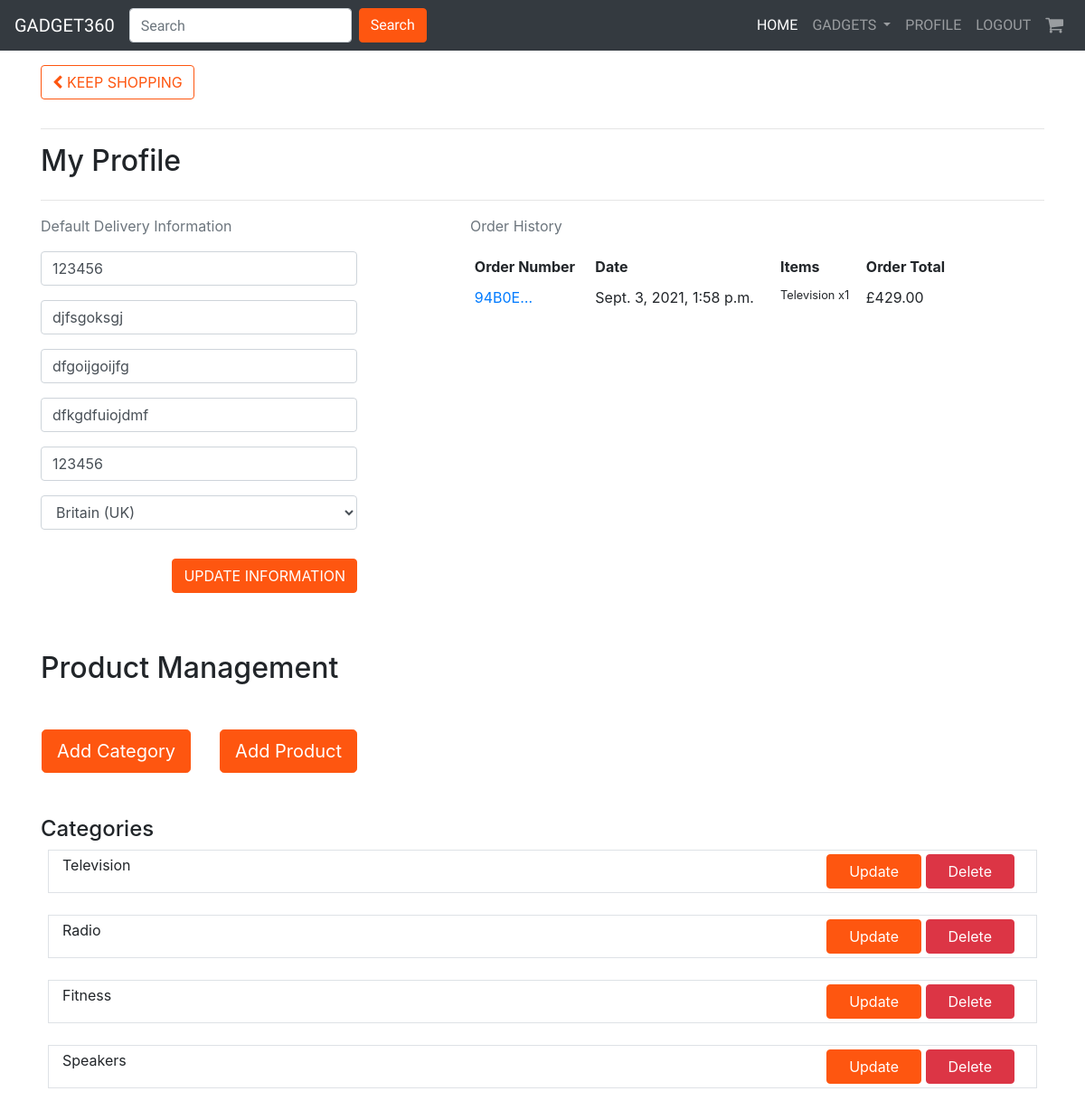
The app's page /profile/ (signed in) with its own data.
### useraccount/models.py (models this page shows, shortened)
class UserAccount(models.Model):
    user = models.OneToOneField(
        User, on_delete=models.CASCADE, related_name='userprofile')
    default_phone_number = models.CharField(max_length=20,
                                            null=True, blank=True)
    default_street_address1 = models.CharField(max_length=80,
                                               null=True, blank=True)
    default_street_address2 = models.CharField(max_length=80,
                                               null=True, blank=True)
    default_town_or_city = models.CharField(max_length=40,
                                            null=True, blank=True)
    default_postcode = models.CharField(max_length=20,
                                        null=True, blank=True)
    default_country = CountryField(blank_label='Country',
                                   null=True, blank=True)

### checkout/models.py (models this page shows, shortened)
class Order(models.Model):
    order_number = models.CharField(max_length=32, null=False, editable=False)
    user_profile = models.ForeignKey(UserAccount, on_delete=models.SET_NULL, null=True, blank=True, related_name='orders')
    full_name = models.CharField(max_length=50, null=False, blank=False)
    email = models.EmailField(max_length=254, null=False, blank=False)
    phone_number = models.CharField(max_length=20, null=False, blank=False)
    country = CountryField(blank_label='Country *', null=False, blank=False)
    postcode = models.CharField(max_length=20, null=True, blank=True)
    town_or_city = models.CharField(max_length=40, null=False, blank=False)
    street_address1 = models.CharField(max_length=80, null=False, blank=False)
    street_address2 = models.CharField(max_length=80, null=True, blank=True)
    county = models.CharField(max_length=80, null=True, blank=True)
    date = models.DateTimeField(auto_now_add=True)
    delivery_cost = models.DecimalField(max_digits=6, decimal_places=2,
                                        null=False, default=0)
    order_total = models.DecimalField(max_digits=10, decimal_places=2,
                                      null=False, default=0)
    grand_total = models.DecimalField(max_digits=10, decimal_places=2,
                                      null=False, default=0)
    original_cart = models.TextField(null=False, blank=False, default='')
    stripe_pid = models.CharField(max_length=254, null=False, blank=False,
                                  default='')

class OrderLineItem(models.Model):
    order = models.ForeignKey(Order, null=False, blank=False,
                              on_delete=models.CASCADE,
                              related_name='lineitems')
    product = models.ForeignKey(Product, null=False, blank=False,
                                on_delete=models.CASCADE)
    quantity = models.IntegerField(null=False, blank=False, default=0)
    lineitem_total = models.DecimalField(max_digits=6, decimal_places=2,
                                         null=False, blank=False,
                                         editable=False)

### gadget/models.py (models this page shows, shortened)
class Product(models.Model):
    name = models.ForeignKey(
        Category, on_delete=models.CASCADE, related_name='products')
    title = models.CharField(max_length=50, null=False, blank=False)
    description = models.TextField(blank=False, null=False)
    asin = models.CharField(
        max_length=10, primary_key=True, null=False, blank=False)
    price = models.DecimalField(
        max_digits=6, decimal_places=2, null=False, blank=False)
    quantity = models.IntegerField(default=0)
    image = models.ImageField(null=True, blank=True)
    image_url = models.CharField(max_length=50, null=True, blank=True)
    wished_for = models.ManyToManyField(User, related_name='favourites', blank=True)

class Category(models.Model):
    name = models.CharField(max_length=30, blank=False, null=False)
    def __str__(self):
        return self.name

### useraccount/views.py (the view)
# urls.py: path('profile/', include('useraccount.urls')),
def profile(request):
    categories = Category.objects.all()
    profile = get_object_or_404(UserAccount, user=request.user)
    if request.method == 'POST':
        form = UserAccountForm(request.POST, instance=profile)
        if form.is_valid():
            form.save()
            messages.success(request, 'Account updated successfully')
        else:
            messages.error(request,
                           ('Update failed. Please ensure '
                            'the form is valid.'))
    else:
        form = UserAccountForm(instance=profile)
    orders = profile.orders.all()
    template = 'useraccount/profiles.html'
    context = {
        'form': form,
        'orders': orders,
        'on_profile_page': True,
        'categories': categories
    }
    return render(request, template, context)

### useraccount/forms.py
class UserAccountForm(ModelForm):
    class Meta:
        model = UserAccount
        exclude = ('user',)
    def __init__(self, *args, **kwargs):
        super().__init__(*args, **kwargs)
        placeholders = {
            'default_phone_number': 'Phone Number',
            'default_postcode': 'Postal Code',
            'default_town_or_city': 'Town or City',
            'default_street_address1': 'Street Address 1',
            'default_street_address2': 'Street Address 2',
            'default_county': 'County, State or Locality',
        }
        self.fields['default_phone_number'].widget.attrs['autofocus'] = True
        for field in self.fields:
            if field != 'default_country':
                if self.fields[field].required:
                    placeholder = f'{placeholders[field]} *'
                else:
                    placeholder = placeholders[field]
                self.fields[field].widget.attrs['placeholder'] = placeholder
            self.fields[field].widget.attrs['class'] = ('custom-color '
                                                        'profile-form-input')
            self.fields[field].label = False

### cart/context.py (called while the page is built, shortened)
def cartItems(request):
    cart_items = []
    total = 0
    item_count = 0
    cart = request.session.get('cart', {})
    if total < settings.MINIMUM_PURCHASE_LIMIT:
        delivery = total * Decimal(settings.STANDARD_DELIVERY_RATE / 100)
        free_delivery_target = settings.MINIMUM_PURCHASE_LIMIT - total
    else:
        delivery = 0
        free_delivery_target = 0
    grand_total = delivery + total
    context = {
        "cart_items": cart_items,
        "total": total,
        "item_count": item_count,
        "delivery": delivery,
        "free_delivery_target": free_delivery_target,
        "free_delivery_limit": settings.MINIMUM_PURCHASE_LIMIT,
        "grand_total": grand_total
    }
    return context

### gadget/category_context.py (called while the page is built)
def category_navbar(request):
    categories = Category.objects.all()
    context = {
        'categories': categories,
    }
    return context

### useraccount/templates/useraccount/profiles.html (shortened to what this page needs)
{% extends "home/base.html" %}
{% load static %}
{% block content %}
    <div class="container">
        <div class="row">
            <div class="col">
                <a href="{% url 'view_product' %}" class="btn btn-orange-border my-3">
                    <span class="icon">
                        <i class="fa fa-chevron-left"></i>
                    </span>
                    <span class="text-uppercase">Keep Shopping</span>
                </a>
            </div>
        </div>
        <div class="row">
            <div class="col">
                <hr>
                <h2 class="logo-font mb-4">My Profile</h2>
                <hr>
            </div>
        </div>
        <div class="row">
            <div class="col-12 col-lg-4">
                <p class="text-muted">Default Delivery Information</p>
                <form class="mt-3" action="{% url 'profile' %}" method="POST" id="profile-update-form">
                    {{ form|crispy }}
                    <button class="btn btn-orange my-3 text-uppercase float-right">Update Information</button>
                </form>
            </div>
            <div class="col-12 col-lg-6 offset-lg-1">
                <p class="text-muted">Order History</p>
                <div class="order-history table-responsive">
                    <table class="table table-sm table-borderless">
                        <thead>
                            <tr>
                                <th>Order Number</th>
                                <th>Date</th>
                                <th>Items</th>
                                <th>Order Total</th>
                            </tr>
                        </thead>
                        <tbody>
                            {% for order in orders %}
                                <tr>
                                    <td>
                                        <a href="{% url 'order_history' order.order_number %}"
                                        title="{{ order.order_number }}">
                                            {{ order.order_number|truncatechars:6 }}
                                        </a>
                                    </td>
                                    <td>{{ order.date }}</td>
                                    <td>
                                        <ul class="list-unstyled">
                                            {% for item in order.lineitems.all %}
                                                <li class="small">
                                                    {{ item.product.name }} x{{ item.quantity }}
                                                </li>
                                            {% endfor %}
                                        </ul>
                                    </td>
                                    <td>£{{ order.grand_total }}</td>
                                </tr>
                            {% endfor %}
                        </tbody>
                    </table>
                </div>
            </div>
        </div>
    </div>
    {% if request.user.is_authenticated  %}
        <div class="container">
            <h2 class="mt-5 mb-2" >Product Management</h2>
            <div class="row my-5">
                <a class="btn btn-orange btn-lg mx-3" href="{% url 'add_category' %}"> Add Category</a>
                <a class="btn btn-orange btn-lg mx-3" href="{% url 'add_product' %}"> Add Product</a>
            </div>
            <h4 class="mb-2">Categories</h4>
            {% for category in categories %}
                <div class="row border mb-4 mx-2">
                    <div class="col-md-2 col-sm-2 py-1" >
                    {{ category.name }}
                    </div>
                    <div class=" col-md-10 col-sm-10 py-1 px-4 text-right">
                        <a class="btn btn-orange px-4" href="{% url 'update_category' category.id %}">Update</a>
                        <a class="btn btn-danger px-4" href="{% url 'delete_category' category.id %}">Delete</a>
                    </div>
                </div>
            {% endfor %}
        </div>
    {% endif %}
{% endblock %}

### home/static/home/css/home.css (style rules this page uses)
.btn-orange { color: #fff; background-color: #fe5610; border-color: #fe5610; }
.btn-orange-border { color: #fe5610; background-color: #fff; border-color: #fe5610; }

### records on screen
UserAccount: default_phone_number "123456", default_street_address1 "djfsgoksgj", default_street_address2 "dfgoijgoijfg", default_town_or_city "dfkgdfuiojdmf", default_postcode "123456", default_country "Britain (UK)"
Order: order_number "94B0E…", date "Sept. 3, 2021, 1:58 p.m.", grand_total "429.00"
OrderLineItem: product.name "Television", quantity "1"
Category: name "Television"
Category: name "Radio"
Category: name "Fitness"
Category: name "Speakers"
